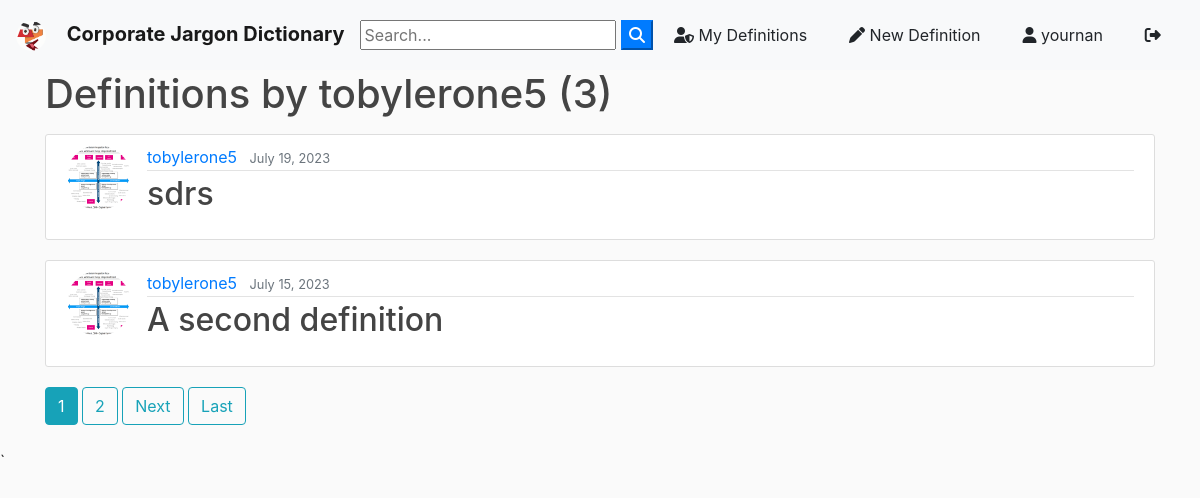
Screenshot of /user/tobylerone5 (signed in) with the database file from the repository.
### blog/models.py (models this page shows, shortened)
class Definition(models.Model):
	word = models.CharField(max_length=100)
	description = models.TextField()
	date_posted = models.DateTimeField(default=timezone.now)
	author = models.ForeignKey(User, on_delete=models.CASCADE)
	likes = models.ManyToManyField(User, related_name='definitions')

### users/models.py (models this page shows, shortened)
class Profile(models.Model):
    user = models.OneToOneField(User, on_delete=models.CASCADE)
    image = models.ImageField(default='default.jpg', upload_to='profile_pics')

### blog/views.py (the view)
# urls.py: path('user/<str:username>', UserDefinitionListView.as_view(), name='user-definitions'),
class UserDefinitionListView(ListView):
    model = Definition
    template_name = 'blog/user_definitions.html'  # <app>/<model>_<viewtype>.html
    context_object_name = 'definitions'
    paginate_by = 2
    def get_queryset(self):
        user = get_object_or_404(User, username=self.kwargs.get('username'))
        return Definition.objects.filter(author=user).order_by('-date_posted')

### blog/templates/blog/user_definitions.html (shortened to what this page needs)
{% extends "blog/base.html" %}
{% block content %}
    <h1 class="mb-3">Definitions by {{ view.kwargs.username }} ({{ page_obj.paginator.count }})</h1>
    {% for definition in definitions %}
        <article class="media content-section">
          <img class="rounded-circle article-img" src="{{ definition.author.profile.image.url }}">
          <div class="media-body">
            <div class="article-metadata">
              <a class="mr-2" href="{% url 'user-definitions' definition.author.username %}">{{ definition.author }}</a>
              <small class="text-muted">{{ definition.date_posted|date:"F d, Y" }}</small>
            </div>
            <h2><a class="article-title" href="{% url 'definition-detail' definition.id %}">{{ definition.word }}</a></h2>
          </div>
        </article>
    {% endfor %}
    {% if is_paginated %}
      {% for num in page_obj.paginator.page_range %}
        {% if page_obj.number == num %}
          <a class="btn btn-info mb-4" href="?page={{ num }}">{{ num }}</a>
        {% elif num > page_obj.number|add:'-3' and num < page_obj.number|add:'3' %}
          <a class="btn btn-outline-info mb-4" href="?page={{ num }}">{{ num }}</a>
        {% endif %}
      {% endfor %}
      {% if page_obj.has_next %}
        <a class="btn btn-outline-info mb-4" href="?page={{ page_obj.next_page_number }}">Next</a>
        <a class="btn btn-outline-info mb-4" href="?page={{ page_obj.paginator.num_pages }}">Last</a>
      {% endif %}
    {% endif %}
{% endblock content %}

### blog/templates/blog/base.html (shortened to what this page needs)
{% load static %}
<!doctype html>
<html lang="en">
  <head>
    <link rel="stylesheet" href="https://stackpath.bootstrapcdn.com/bootstrap/4.3.1/css/bootstrap.min.css">
    <link rel="stylesheet" href="https://use.fontawesome.com/releases/v6.4.0/css/all.css" >
    <link rel="stylesheet" href="{% static 'blog/main.css' %}">
</head>
  <body>
        <nav class="navbar navbar-expand-lg navbar-light bg-light">
                <a class="navbar-brand font-weight-bold" href="{% url 'blog-home' %}">
                  <img class="rounded-circle site-logo" src="{{ MEDIA_URL }}/branding/langdaddy.png">
                  Corporate Jargon Dictionary
                </a>
                <div class="collapse navbar-collapse" id="navbarSupportedContent">
                  <form id="searchform" action="{% url 'search' %}" method="get">
                    <input type="text" name="q" type="text" value="{{ request.GET.q }}" placeholder="Search..." />
                    <button type="button" onclick="searchform.submit()" class=" text-black my-color btn-primary"><i class="fa fa-search"></i></button>
                  </form>
                    {% if user.is_authenticated %}
                    <a href="{% url 'user-definitions' user %}" class="btn text-black m-2"><i class="fas fa-user-shield"></i> My Definitions</a>
                    <a href="{% url 'definition-create' %} " class="btn text-black m-2"><i class="fas fa-pen"></i> New Definition</a>
                    <a href="{% url 'profile' %} " class="btn text-black m-2"><i class="fas fa-user"></i> {{ user.username }}</a>
                    <a title="Log out" href="{% url 'logout' %} " class="btn text-black m-2"><i class="fas fa-sign-out-alt"></i></a>
                    {% else %}
                    <a href="{% url 'login' %} " class="btn text-black m-2"><i class="fas fa-user-tie"></i> Log In</a>
                    <a href="{% url 'register' %} " class="btn text-black m-2"> <i class="fas fa-sign-in-alt"></i> Sign Up</a>
                    {% endif %}
                </div>
              </nav>
      <div class="container my-bg">
    {% block content %}
    {% endblock  %}
</div>`
  </body>
</html>

### blog/static/blog/main.css (style rules this page uses)
body { background: #fafafa; color: #333333; margin-top: 0; }
h1, h2, h3, h4, h5, h6 { color: #444444; }
.site-logo { height: 30px; width: 30px; margin-right: 16px; }
.content-section { background: #ffffff; padding: 10px 20px; border: 1px solid #dddddd; border-radius: 3px; margin-bottom: 20px; }
.article-title { color: #444444; }
.article-img { height: 65px; width: 65px; margin-right: 16px; }
.article-metadata { padding-bottom: 1px; margin-bottom: 4px; border-bottom: 1px solid #e3e3e3 }

### rows the page displays
Definition: author.profile.image (picture), author "tobylerone5", date_posted "July 19, 2023", word "sdrs"
Definition: author.profile.image (picture), author "tobylerone5", date_posted "July 15, 2023", word "A second definition"

### other values shown
{{ user.username }} "yournan"
{{ view.kwargs.username }} "tobylerone5"
{{ page_obj.paginator.count }} "3"
{{ num }} "1"
{{ num }} "2"
